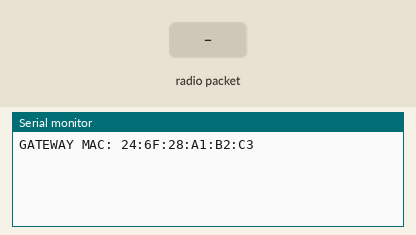
Recording of a sketch running on a simulated ESP32. Parts: the last lines printed to the serial monitor. Inputs (shaded band) come from the test bench.

Above: at 1.2 s.
1.3 s: radio packet "1" arrives
At 2.0 s:
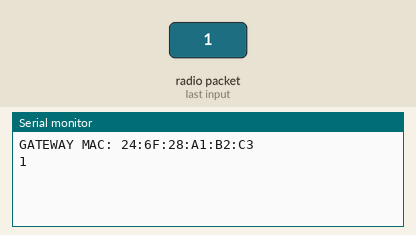
2.8 s: radio packet "0" arrives
At 3.1 s:
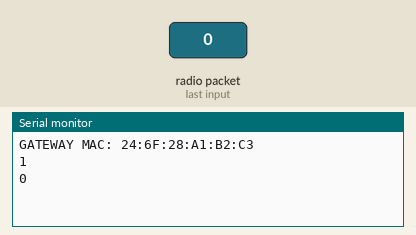

Measured:
- after the input at 1.3 s, the serial monitor: prints a new line at once (image 1)
- after the input at 2.8 s, the serial monitor: prints a new line at once (image 2)

The sketch:

gateway.ino
```cpp
// Breathing Room gateway (A08). Plugged into the laptop by USB; act/serial_bridge.py
// connects it to MQTT.
//  - prints every ESP-NOW message it hears as one line on serial
//  - sends every line it reads from serial to the device named in its "to" field
// Arduino IDE 2, esp32 board package 3.x. (Core 2.x: the receive callback is
// onRecv(const uint8_t* mac, const uint8_t* data, int len).)
//
// Steps: 1) flash this, open Serial Monitor at 115200, copy the "GATEWAY MAC" line
// into firmware/common/espnow_msg.h and send it to Shirali (her buttons send to it).
// 2) flash gate_sign, copy its MAC into PEERS below, flash this again.
#include <WiFi.h>
#include <esp_now.h>
#include <esp_wifi.h>

struct Peer { const char* name; uint8_t mac[6]; };
Peer PEERS[] = {
  {"gate-3", {0x24, 0x6F, 0x28, 0x00, 0x00, 0x01}},   // <- the gate sign's MAC goes here
};

void onRecv(const esp_now_recv_info_t* info, const uint8_t* data, int len) {
  Serial.write(data, len);
  Serial.write('\n');
}

void setup() {
  Serial.begin(115200);
  WiFi.mode(WIFI_STA);
  esp_wifi_set_channel(1, WIFI_SECOND_CHAN_NONE);   // every board uses channel 1
  if (esp_now_init() != ESP_OK) { Serial.println("ESP-NOW init failed"); return; }
  Serial.print("GATEWAY MAC: "); Serial.println(WiFi.macAddress());   // after init, so it isn't zeros
  esp_now_register_recv_cb(onRecv);
  for (auto& p : PEERS) {
    esp_now_peer_info_t peer = {};
    memcpy(peer.peer_addr, p.mac, 6);
    peer.channel = 1; peer.encrypt = false;
    esp_now_add_peer(&peer);
  }
}

void loop() {
  if (!Serial.available()) return;
  String line = Serial.readStringUntil('\n');
  line.trim();
  for (auto& p : PEERS) {
    if (line.indexOf(String("\"to\": \"") + p.name + "\"") >= 0 ||
        line.indexOf(String("\"to\":\"") + p.name + "\"") >= 0) {
      esp_now_send(p.mac, (const uint8_t*)line.c_str(), line.length());
    }
  }
}
```
